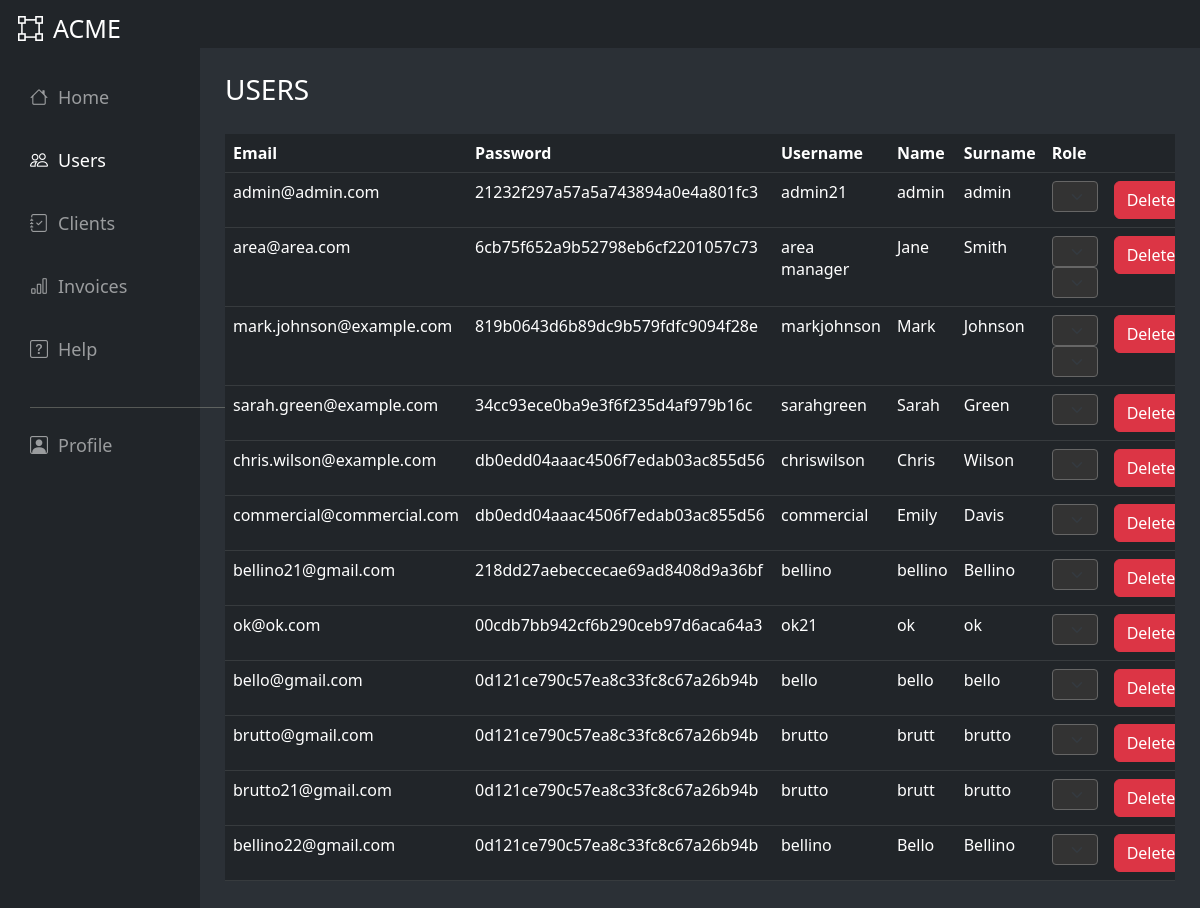
/FRONT END/dashboard/all_users.php (signed in), run on the app's committed database.
### tables this page shows
CREATE TABLE `user` (
  `ID_User` int NOT NULL,
  `Email` varchar(30) NOT NULL,
  `Password` varchar(255) NOT NULL,
  `Username` varchar(20) NOT NULL,
  `Name` varchar(20) NOT NULL,
  `Surname` varchar(20) NOT NULL,
  `Role` varchar(15) DEFAULT NULL,
  `Area` varchar(15) DEFAULT NULL
);

### FRONT END/dashboard/all_users.php (the view, shortened to what this page needs)
<?php
include("../../BACK END/connect.php");
?>
<html>
<head>
    <link href="https://cdn.jsdelivr.net/npm/bootstrap@5.2.3/dist/css/bootstrap.min.css" rel="stylesheet"
>
    <link rel="stylesheet" href="https://cdn.jsdelivr.net/npm/bootstrap-icons@1.3.0/font/bootstrap-icons.css">
</head>
<body class="d-flex flex-column" style="min-height: 100vh">
    <?php if (isset($_SESSION["id"]) && isset($_SESSION["ruolo"])) {
        if ($_SESSION["ruolo"] == "Admin") { ?>
            <div class="container-fluid">
                <div class="row">
                    <div class="col-12 bg-dark vh-10 show d-none d-md-block overflow-hidden"
                        style="color: white;padding-left: 18px;padding-top: 10px;font-size: 25px; width:100%;">
                        <i class="bi bi-bounding-box"></i><span>ACME</span>
                    </div>
                </div>
                <div class="row">
                    <div class="col-md-2 col-lg-2 col-xl-2 bg-dark collapse d-md-block text-nowrap"
                        style="color: beige; padding-right: 10px; align-items: center;" id="nav">
                        <div class="vh-100">
                            <div class="navbar navbar-dark bg-dark">
                                <div class="align-middle" style="font-size: 18px; padding-left: 18px; padding-top: 20px;">
                                    <ul class="navbar-nav">
                                        <li class="nav-item" style="padding-bottom: 20px;">
                                            <a class="nav-link" aria-current="page" href="admin-dashboard.php"><i
                                                    class="bi bi-house"></i>Home</a>
                                        </li>
                                        <li class="nav-item" style="padding-bottom: 20px;">
                                            <a class="nav-link active" aria-current="page" href="#"><i
                                                    class="bi bi-people"></i>Users</a>
                                        </li>
                                        <li class="nav-item" style="padding-bottom: 20px;">
                                            <a class="nav-link" href="clients.php"><i
                                                    class="bi bi-journal-check"></i>Clients</a>
                                        </li>
                                        <li class="nav-item" style="padding-bottom: 20px;">
                                            <a class="nav-link" href="invoice.php"><i class="bi bi-bar-chart"></i>Invoices</a>
                                        </li>
                                        <li class="nav-item" style="padding-bottom: 20px;">
                                            <a class="nav-link" href="#"><i class="bi bi-question-square"></i>Help</a>
                                        </li>
                                        <hr style="width: 200%; background-color: white;">
                                        <li class="nav-item">
                                            <a class="nav-link" href="profile.php"><i
                                                    class="bi bi-person-square"></i></i>Profile</a>
                                        </li>
                                    </ul>
                                </div>
                            </div>
                        </div>
                    </div>
                    <div class="col-md-10 col-lg-10 col-xl-10" style="padding:25px">
                        <h3>USERS</h3>
                        <div class="overflow-auto" style="padding-top:20px">
                            <table class="table table-dark">
                                <thead>
                                    <tr>
                                        <th scope="col">Email</th>
                                        <th scope="col">Password</th>
                                        <th scope="col">Username</th>
                                        <th scope="col">Name</th>
                                        <th scope="col">Surname</th>
                                        <th scope="col">Role</th>
                                        <th scope="col"></th>
                                    </tr>
                                </thead>
                                <tbody>
                                    <?php
                                    $result = mysqli_query($connect, "SELECT * from user");
                                    if (mysqli_num_rows($result)) {
                                        while ($user = mysqli_fetch_array($result)) {
                                            ?>
                                            <tr>
                                                <td>
                                                    <?= $user["Email"]; ?>
                                                </td>
                                                <td>
                                                    <?= $user["Password"]; ?>
                                                </td>
                                                <td>
                                                    <?= $user["Username"]; ?>
                                                </td>
                                                <td>
                                                    <?= $user["Name"]; ?>
                                                </td>
                                                <td>
                                                    <?= $user["Surname"]; ?>
                                                </td>
                                                <td>
                                                    <select class="form-select form-select-sm" aria-label="Default select example"
                                                        name="role" id=<?= $user["ID_User"]; ?>
                                                        onchange='saveChanges(<?= $user["ID_User"] ?>)'>
                                                        <?php
                                                        if ($user["Role"] == "NULL" || $user["Role"]=="") {
                                                            echo "
                                                        <option value='NULL' selected>No Role</option>
                                                        <option value='Admin'>Admin</option>
                                                        <option value='Commercial'>Commercial</option>
                                                        <option value='Area Manager'>Area Manager</option>
                                                        <option value='Administration'>Administration</option>";
                                                        } elseif ($user["Role"] == "Administration") {
                                                            echo "
                                                            <option value='Admin'>Admin</option>
                                                            <option value='Commercial'>Commercial</option>
                                                            <option value='Area Manager'>Area Manager</option>
                                                            <option selected value='Administration'>Administration</option>";
                                                        } elseif ($user["Role"] == "Admin") {
                                                            echo "
                                                            <option selected value='Admin'>Admin</option>
                                                            <option value='Commercial'>Commercial</option>
                                                            <option value='Area Manager'>Area Manager</option>
                                                            <option value='Administration'>Administration</option>";
                                                        } elseif ($user["Role"] == "Commercial") {
                                                            echo "
                                                            <option value='Admin'>Admin</option>
                                                            <option selected value='Commercial'>Commercial</option>
                                                            <option value='Area Manager'>Area Manager</option>
                                                            <option value='Administration'>Administration</option>";
                                                        } elseif ($user["Role"] == "Area Manager") {
                                                            echo "
                                                            <option value='Admin'>Admin</option>
                                                            <option value='Commercial'>Commercial</option>
                                                            <option selected value='Area Manager'>Area Manager</option>
                                                            <option value='Administration'>Administration</option>";
                                                        }
                                                        ?>
                                                    </select>
                                                    <?php
                                                    if ($user['Role'] == "Area Manager") {
                                                        ?>
                                                        <select class="form-select form-select-sm" aria-label="Default select example"
                                                            id='<?= $user['ID_User'] ?>_area'
                                                            onchange='saveChanges(<?= $user["ID_User"] ?>)'>
                                                            <?php
                                                            if ($user['Area'] == "North-West") {
                                                                echo "
                                                            <option selected value'North-West'>North-West</option>
                                                            <option value='North-East'>North-East</option>
                                                            <option value='Center'>Center</option>
                                                            <option value='South'>South</option>
                                                            <option value='NULL'>No Area</option>";
                                                            } elseif ($user['Area'] == "Center") {
                                                                echo "
                                                            <option value='North-West'>North-West</option>
                                                            <option value='North-East'>North-East</option>
                                                            <option selected value='Center'>Center</option>
                                                            <option value='South'>South</option>
                                                            <option value='NULL'>No Area</option>";
                                                            } ?>
                                                        </select>
                                                        <?php
                                                    }
                                                    ?>
                                                </td>
                                                <td>
                                                    <button type="button" class="btn btn-danger" data-bs-toggle='modal'
                                                        href='#exampleModalToggle1'
                                                        onclick='deleteUser(<?= $user["ID_User"] ?>)'>Delete</button>
                                                </td>
                                            </tr>
                                            <?php
                                        }
                                    }
                                    ?>
                                </tbody>
                            </table>
                        </div>
                    </div>
                </div>
            </div>
            <?php
        }
    } else {
        echo "Access denied";
    } ?>
</body>
</html>

### FRONT END/dashboard/all_users.php (style rules this page uses)
body { font-family: system-ui, -apple-system, BlinkMacSystemFont, 'Segoe UI', Roboto, Oxygen, Ubuntu, Cantarell, 'Open Sans', 'Helvetica Neue', sans-serif; background-color: #2B3036; color: white; }
i { padding-right: 10px; }
select.form-select { background-color: #333; color: #fff; border-color: #666; }
select.form-select option:checked { background-color: #666; color: #fff; }

### data on the page
user: Email "admin@admin.com", Password "21232f297a57a5a743894a0e4a801fc3", Username "admin21", Name "admin", Surname "admin", role "Admin"
user: Email "area@area.com", Password "6cb75f652a9b52798eb6cf2201057c73", Username "area manager", Name "Jane", Surname "Smith", role "Area Manager", Area+ID_User "Center"
user: Email "mark.johnson@example.com", Password "819b0643d6b89dc9b579fdfc9094f28e", Username "markjohnson", Name "Mark", Surname "Johnson", role "Area Manager", Area+ID_User "Center"
user: Email "sarah.green@example.com", Password "34cc93ece0ba9e3f6f235d4af979b16c", Username "sarahgreen", Name "Sarah", Surname "Green", role "Administration"
user: Email "chris.wilson@example.com", Password "db0edd04aaac4506f7edab03ac855d56", Username "chriswilson", Name "Chris", Surname "Wilson", role "Administration"
user: Email "commercial@commercial.com", Password "db0edd04aaac4506f7edab03ac855d56", Username "commercial", Name "Emily", Surname "Davis", role "Commercial"
user: Email "bellino21@gmail.com", Password "218dd27aebeccecae69ad8408d9a36bf", Username "bellino", Name "bellino", Surname "Bellino", role "No Role"
user: Email "ok@ok.com", Password "00cdb7bb942cf6b290ceb97d6aca64a3", Username "ok21", Name "ok", Surname "ok", role "No Role"
user: Email "bello@gmail.com", Password "0d121ce790c57ea8c33fc8c67a26b94b", Username "bello", Name "bello", Surname "bello", role "No Role"
user: Email "brutto@gmail.com", Password "0d121ce790c57ea8c33fc8c67a26b94b", Username "brutto", Name "brutt", Surname "brutto", role "No Role"
user: Email "brutto21@gmail.com", Password "0d121ce790c57ea8c33fc8c67a26b94b", Username "brutto", Name "brutt", Surname "brutto", role "No Role"
user: Email "bellino22@gmail.com", Password "0d121ce790c57ea8c33fc8c67a26b94b", Username "bellino", Name "Bello", Surname "Bellino", role "No Role"
